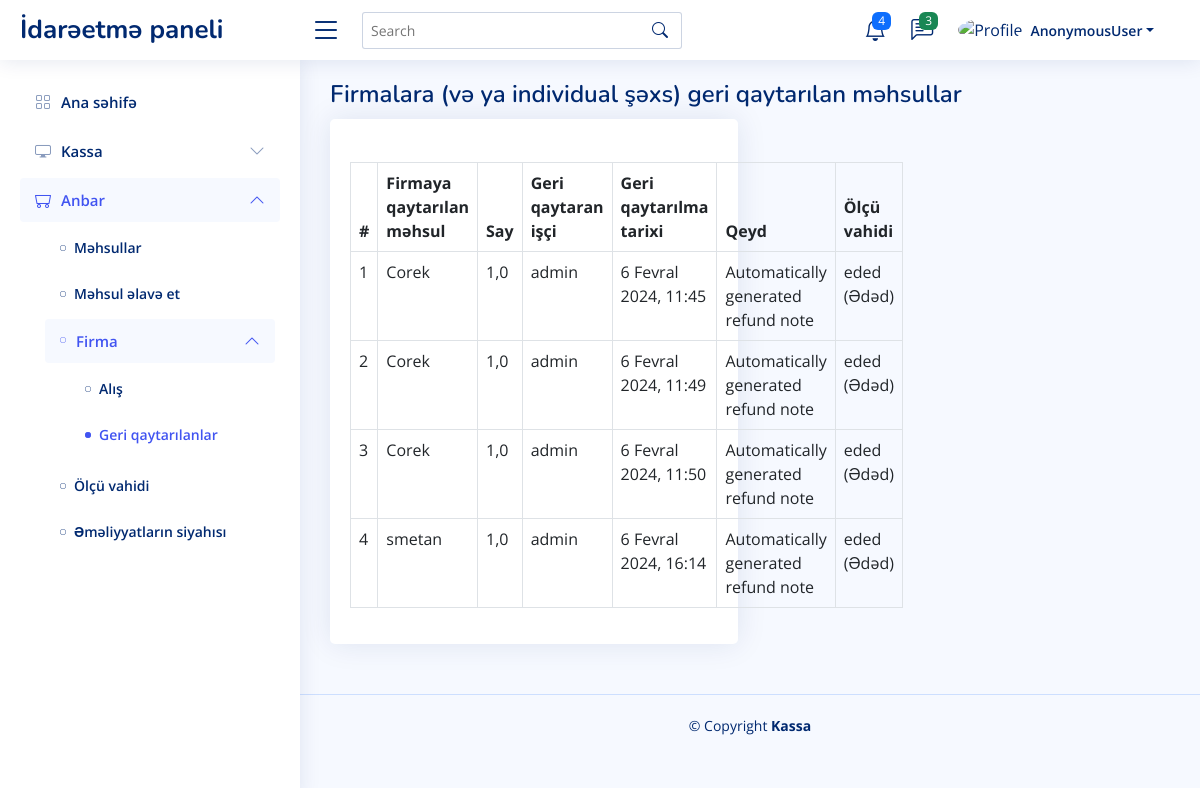
/warehouse/firm/purchase_refund, run on an earlier commit of the app's database.
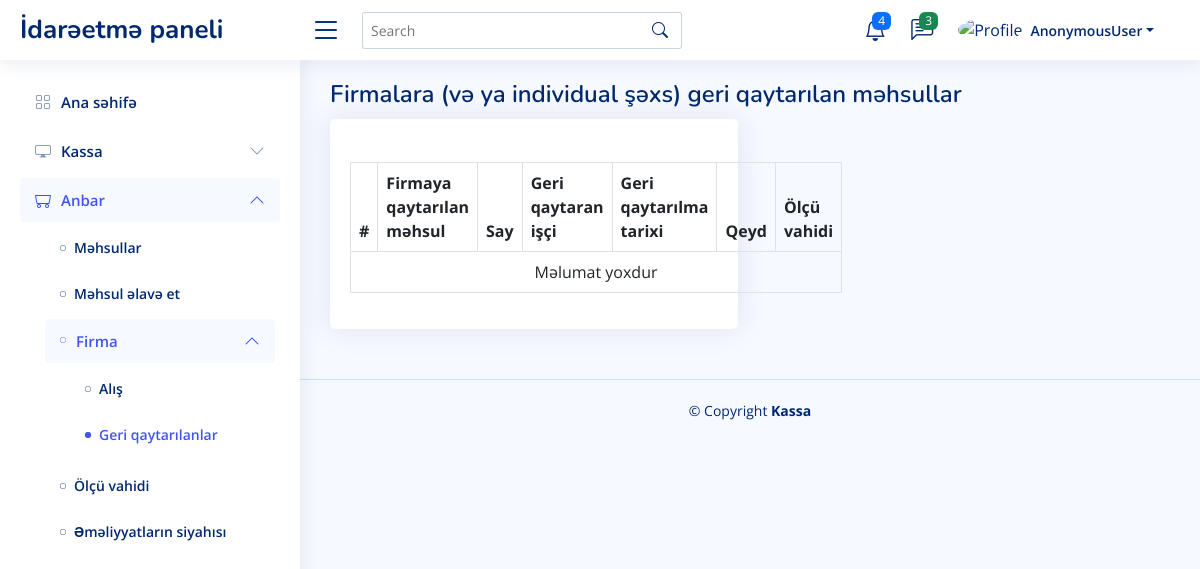
And on a later commit of the database.
### log/models.py (models this page shows, shortened)
class PurchaseProductRefund(models.Model):
    product = models.ForeignKey(Product, verbose_name='Firmaya qaytarılan məhsul', on_delete=models.CASCADE)
    quantity = models.FloatField('Say')
    employee = models.ForeignKey(User, verbose_name='Geri qaytaran işçi', on_delete=models.CASCADE)
    date = models.DateTimeField('Geri qaytarılma tarixi', auto_now_add=True)
    note = models.TextField('Qeyd', blank=True, null=True)
    @classmethod
    def get_table_fields(cls):
        arr = ['id']
        fields = [field for field in cls._meta.fields if field.name not in arr]
        return fields
    class Meta:
        verbose_name = 'Firmalara qaytarılan məhsul siyahısı'
        verbose_name_plural = 'Firmalara qaytarılan məhsulların siyahısı'

### pos/models.py (models this page shows, shortened)
class Product(UserLog, DateTimeLog):
    name = models.CharField(verbose_name='Məhsulun adı', max_length=100, unique=True)
    barcode = models.CharField(verbose_name='Barkod', max_length=50, blank=True, null=True, unique=True)
    picture = models.ImageField(verbose_name='Şəkil', upload_to='images/product', blank=True, null=True)
    firm = models.ForeignKey(Firm, verbose_name=Firm._meta.verbose_name, on_delete=models.CASCADE)
    price = models.FloatField(verbose_name='Satış qiyməti (AZN)')
    purchase_price = models.FloatField(verbose_name='Alış qiyməti (AZN)')
    quantity = models.FloatField(verbose_name='Say/Miqdar')
    measure = models.ForeignKey('UnitOfMeasure', verbose_name='Ölçü vahidi', on_delete=models.CASCADE)
    is_deleted = models.BooleanField(default=False)
    objects = ProductManager()
    def __str__(self):
        return self.name
    class Meta:
        verbose_name = 'Məhsul'
        verbose_name_plural = 'Məhsullar'

class UnitOfMeasure(models.Model):
    measure = models.CharField(verbose_name='Ölçü vahidi', max_length=50)
    abbr = models.CharField(verbose_name='Qısaldılmış adı', max_length=25)
    is_active = models.BooleanField(default=True)
    def __str__(self):
        return self.abbr + ' (' + self.measure + ')'
    class Meta:
        verbose_name = 'Ölçü vahidi'
        verbose_name_plural = 'Ölçü vahidi'

### user/models.py (models this page shows, shortened)
class User(DateTimeLog, AbstractUser):
    profile_picture = models.ImageField(verbose_name='Profil şəkil', upload_to='images/user', null=True, default='images/user/profilepictures.png')
    is_manager = models.BooleanField(default=False)
    is_deleted = models.BooleanField(default=False)
    def __str__(self):
        return self.username
    class Meta:
        verbose_name = 'İşçi'
        verbose_name_plural = 'İşçilər'

### pos/views.py (the view)
# urls.py: path('warehouse/firm/purchase_refund', views.PurchaseProductRefundView.as_view(), name='warehouse_firm_purchase_refund'),
class PurchaseProductRefundView(ListView):
    template_name = 'pos/warehouse_firm_purchase_product_refund.html'
    queryset = PurchaseProductRefund.get_all_related()
    def get_context_data(self, *, object_list=None, **kwargs):
        context = super().get_context_data()
        context['purchase_product_refund_fields'] = PurchaseProductRefund.get_table_fields()
        return context

### templates/pos/warehouse_firm_purchase_product_refund.html
{% extends 'pos/index.html' %}
{% block main %}
    <div class="pagetitle">
        <h1>Firmalara (və ya individual şəxs) geri qaytarılan məhsullar</h1>
    </div>
    <section class="section">
      <div class="row">
        <div class="col-lg-6">
                <div class="card">
                    <div class="card-body table-wrapper-scroll-y my-custom-scrollbar h-25">
                        <h5 class="card-title"></h5>
                        <table class="table table-bordered">
                            <thead>
                                <tr>
                                    <th scope="col">#</th>
                                    {% for purchase_product_refund_field in purchase_product_refund_fields %}
                                        <th scope="col">{{ purchase_product_refund_field.verbose_name }}</th>
                                    {% endfor %}
                                    <th>Ölçü vahidi</th>
                                </tr>
                            </thead>
                            <tbody>
                                {% for purchase_product in object_list %}
                                    <tr>
                                        <td>{{ forloop.counter }}</td>
                                        <td>{{ purchase_product.product }}</td>
                                        <td>{{ purchase_product.quantity }}</td>
                                        <td>{{ purchase_product.employee }}</td>
                                        <td>{{ purchase_product.date }}</td>
                                        <td>{{ purchase_product.note }}</td>
                                        <td>{{ purchase_product.product.measure }}</td>
                                    </tr>
                                {% empty %}
                                    <tr>
                                        <td colspan="7" class="text-center">Məlumat yoxdur</td>
                                    </tr>
                                {% endfor %}
                            </tbody>
                        </table>
                    </div>
                </div>
            </div>
      </div>
    </section>
{% endblock %}

What changed in the data, as far as the page shows it:
removed PurchaseProductRefund: product "Corek", quantity "1,0", employee "admin", date "6 Fevral 2024, 11:45", note "Automatically generated refund note", product.measure "eded (Ədəd)"
removed PurchaseProductRefund: product "Corek", quantity "1,0", employee "admin", date "6 Fevral 2024, 11:49", note "Automatically generated refund note", product.measure "eded (Ədəd)"
removed PurchaseProductRefund: product "Corek", quantity "1,0", employee "admin", date "6 Fevral 2024, 11:50", note "Automatically generated refund note", product.measure "eded (Ədəd)"
removed PurchaseProductRefund: product "smetan", quantity "1,0", employee "admin", date "6 Fevral 2024, 16:14", note "Automatically generated refund note", product.measure "eded (Ədəd)"
Also different on the page:
text now shown: "Məlumat yoxdur"
